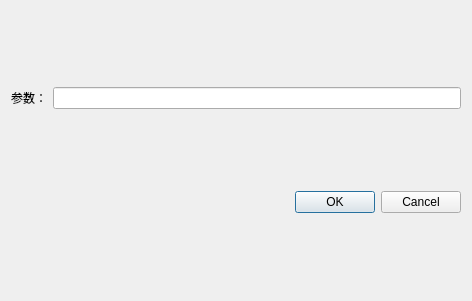
<?xml version="1.0" encoding="UTF-8"?>
<ui version="4.0">
 <class>DialogT</class>
 <widget class="QDialog" name="DialogT">
  <property name="geometry">
   <rect>
    <x>0</x>
    <y>0</y>
    <width>472</width>
    <height>301</height>
   </rect>
  </property>
  <property name="windowTitle">
   <string>Dialog</string>
  </property>
  <layout class="QVBoxLayout" name="verticalLayout">
   <item>
    <layout class="QHBoxLayout" name="horizontalLayout">
     <item>
      <widget class="QLabel" name="label">
       <property name="text">
        <string>参数：</string>
       </property>
      </widget>
     </item>
     <item>
      <widget class="QLineEdit" name="lineEdit"/>
     </item>
    </layout>
   </item>
   <item>
    <widget class="QDialogButtonBox" name="buttonBox">
     <property name="orientation">
      <enum>Qt::Horizontal</enum>
     </property>
     <property name="standardButtons">
      <set>QDialogButtonBox::Cancel|QDialogButtonBox::Ok</set>
     </property>
    </widget>
   </item>
  </layout>
 </widget>
 <resources/>
 <connections>
  <connection>
   <sender>buttonBox</sender>
   <signal>rejected()</signal>
   <receiver>DialogT</receiver>
   <slot>reject()</slot>
   <hints>
    <hint type="sourcelabel">
     <x>316</x>
     <y>260</y>
    </hint>
    <hint type="destinationlabel">
     <x>286</x>
     <y>274</y>
    </hint>
   </hints>
  </connection>
  <connection>
   <sender>buttonBox</sender>
   <signal>accepted()</signal>
   <receiver>DialogT</receiver>
   <slot>accept()</slot>
   <hints>
    <hint type="sourcelabel">
     <x>248</x>
     <y>254</y>
    </hint>
    <hint type="destinationlabel">
     <x>157</x>
     <y>274</y>
    </hint>
   </hints>
  </connection>
 </connections>
</ui>
